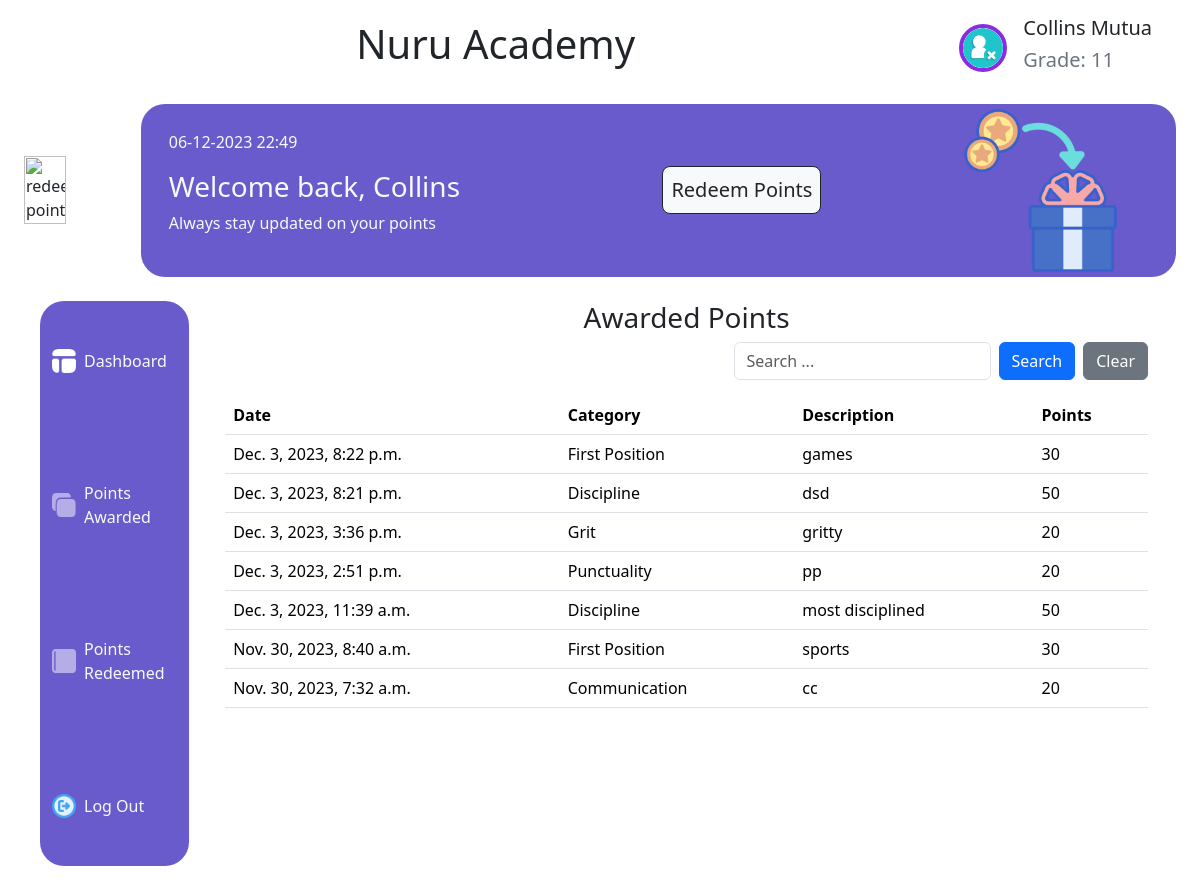
The app's page /points-awarded/ (signed in) with its own data.
### base/models.py (models this page shows, shortened)
class StudentProfile(models.Model):
    user = models.OneToOneField(CustomUser, on_delete=models.CASCADE,
                                primary_key=True)
    grade = models.CharField(max_length=10, null=True, blank=True)
    adm_no = models.PositiveIntegerField(null=True, blank=True, unique=True)
    parent_contact = models.CharField(max_length=15, null=True, blank=True)

class CustomUser(AbstractUser):
    first_name = models.CharField(max_length=30, blank=False)
    last_name = models.CharField(max_length=30, blank=False)
    is_student = models.BooleanField(default=False)
    is_teacher = models.BooleanField(default=False)
    created_at = models.DateTimeField(auto_now_add=True)
    updated_at = models.DateTimeField(auto_now=True)

class PointTransaction(models.Model):
    student = models.ForeignKey(
        CustomUser,
        related_name='receiving_point',
        on_delete=models.CASCADE,
        limit_choices_to={'is_student': True}
    )
    teacher = models.ForeignKey(
        CustomUser,
        related_name='giving_point',
        on_delete=models.CASCADE,
        limit_choices_to={'is_teacher': True}
    )
    category = models.ForeignKey(PointCategory, on_delete=models.CASCADE)
    description = models.TextField()
    created_at = models.DateTimeField(auto_now_add=True)
    updated_at = models.DateTimeField(auto_now=True)
    class Meta:
        ordering = ['-created_at', '-category']

class PointCategory(models.Model):
    name = models.CharField(max_length=50)
    description = models.CharField(max_length=255)
    point = models.PositiveIntegerField(null=False, blank=False)
    created_at = models.DateTimeField(auto_now_add=True)
    updated_at = models.DateTimeField(auto_now=True)

### base/views.py (the view)
# urls.py: path("points-awarded/", points_awarded, name="points-awarded"),
@user_passes_test(lambda u: u.is_authenticated and u.is_student,
                  login_url='login')
def points_awarded(request):
    q = request.GET.get('q') if request.GET.get('q') is not None else ''
    points = PointTransaction.objects.filter(
        Q(student=request.user) &
        (
            Q(description__icontains=q) |
            Q(created_at__icontains=q) |
            Q(student__username__icontains=q) |
            Q(student__first_name__icontains=q) |
            Q(student__last_name__icontains=q) |
            Q(category__name__icontains=q)
        )
    )
    bios = StudentProfile.objects.filter(user=request.user)[0]
    context = {
            'points': points,
            'bios': bios
    }
    return render(request, "base/points_awarded.html", context)

### base/templates/base/points_awarded.html (shortened to what this page needs)
{% extends "base/dashboard.html" %}
{% load static %}
{% block content %}
<div class="row align-items-start">
    <div class="text-center">
        <h3>Awarded Points</h3>
    </div>
    <form class="form-inline d-flex justify-content-end" method="get" action="{% url 'points-awarded' %}">
        <div class="form-group me-2">
          <input type="text" class="form-control" name="q" placeholder="Search ...">
        </div>
        <button type="submit" class="btn btn-primary me-2">Search</button>
        <button class="btn btn-secondary ml-2" onclick="">Clear</button>
      </form>
    <div class="table-responsive" style="max-height: 480px;">
        <table class="table">
            <thead>
            <tr>
                <th scope="col">Date</th>
                <th scope="col">Category</th>
                <th scope="col">Description</th>
                <th scope="col">Points</th>
            </tr>
            </thead>
            <tbody>
                {% for point in points %}
                    <tr>
                        <td>{{ point.created_at }}</td>
                        <td>{{ point.category.name }}</td>
                        <td>{{ point.description }}</td>
                        <td>{{ point.category.point }}</td>
                    </tr>
                {% endfor %}
            </tbody>
        </table>
    </div>
</div>
{% endblock %}

### base/templates/base/dashboard.html (shortened to what this page needs)
{% load static %}
<html lang="en">
<head>
    <link href="https://cdn.jsdelivr.net/npm/bootstrap@5.3.2/dist/css/bootstrap.min.css" rel="stylesheet">
</head>
<body>
    <div class="d-flex justify-content-between align-items-center mx-5 mt-3">
        <div style="width:fit-content; margin: 0 auto;">
            <h1>Nuru Academy</h1>
        </div>
        <div class="d-flex justify-content-end align-items-center">
            <div class="px-3">
                <a href="{% url 'logout' %}">
                    <img src="{% static 'base/assets/user-logout.png' %}" alt="profile-icon" class="float-end align-contents-center rounded-circle" style="position:relative; border:4px solid blueviolet; width: 48px; height: 48px;">
                </a>
            </div>
            <div class="d-flex flex-column align-items-start">
                <h5 class="text-end font-weight-bold">{{ bios.user.first_name }} {{ bios.user.last_name }}</h5>
                {% if user.is_student %}
                    <h5 class="text-end text-secondary">Grade: {{ bios.grade }}</h5>
                {% endif %}
            </div>
        </div>
    </div>
    <section class="d-flex justify-content-between m-4 align-items-center">
        <div class="school-image">
            <img src="{% static 'base/assets/redeem-points-1-1.png' %}" class="img-fluid" style="width:60%; height:auto;" alt="redeem-points">
        </div>
        <div class="container-lg" style="background-color:hsl(248, 53%, 58%); border-radius: 24px;">
            <div class="row g-2 justify-content-center align-items-center">
                <div class="col-sm-6 col-lg-6 align-contents-center">
                    <div>
                        <p class="text-light ms-3">{% now "d-m-Y H:i" %}</p>
                        <div class="text-light ms-3">
                            <h3 class="">Welcome back, {{ bios.user.first_name }}</h3>
                            {% if user.is_student %}
                                <p class="">Always stay updated on your points</p>
                            {% elif user.is_teacher %}
                                <p class="">Always stay updated on students points</p>
                            {% endif %}
                        </div>
                    </div>
                </div>
                {% if user.is_student %}
                    <div class="col-sm-3 col-lg-3">
                        <a class="btn p-2 bg-light btn-lg border border-dark" href="{% url 'redeem-point' %}">Redeem Points</a>
                    </div>
                {% elif user.is_teacher %}
                    <div class="col-sm-3 col-lg-3">
                        <a class="btn p-2 bg-light btn-lg border border-dark" href="{% url 'award-point' %}">Award Points</a>
                    </div>
                {% endif %}
                <div class="col-sm-3 col-lg-3 text-center d-none d-md-block">
                    <img src="{% static 'base/assets/redeem-points-1.png' %}" alt="redeem-points" class="img-fluid" style="width:70%; height:auto;">
                </div>
            </div>
        </div>
    </section>
    <section class="d-flex justify-content-between m-3 align-items-start">
        <div class="container text-light mx-4 pt-5 pb-5 justify-content-between align-items-start d-flex flex-column" style="background-color:hsl(248, 53%, 58%); width: 15%; min-width: 50px; height: 565px; border-radius: 24px;">
            {% if user.is_teacher %}
                <a href="{% url 'teachers_dashboard' %}" class="text-decoration-none">
                    <div class="d-flex justify-content-center align-items-center mb-3">
                        <img class="img-fluid me-2" src="{% static 'base/assets/dashboard.png' %}" alt="Dashboard Icon" style="width: 24px; height: 24px">
                        <p class="text-light ml-2 mb-0 d-none d-md-inline">Dashboard</p>
                    </div>
                </a>
                <a href="{% url 'student-points' %}" class="text-decoration-none">
                    <div class="d-flex justify-content-center align-items-center mb-3">
                        <img class="img-fluid me-2" src="{% static 'base/assets/cash.png' %}" alt="Cash Icon" style="width: 24px; height: 24px">
                        <p class="text-light ml-2 mb-0 d-none d-md-inline">Student Points</p>
                    </div>
                </a>
                <a href="{% url 'student-awards' %}" class="text-decoration-none">
                    <div class="d-flex justify-content-center align-items-center mb-3">
                        <img class="img-fluid me-2" src="{% static 'base/assets/notebook.png' %}" alt="Notebook Icon" style="width: 24px; height: 24px">
                        <p class="text-light ml-2 mb-0 d-none d-md-inline">Student Awards</p>
                    </div>
                </a>
                <a href="{% url 'logout' %}" class="text-decoration-none">
                    <div class="d-flex justify-content-center align-items-center">
                        <img class="img-fluid me-2" src="{% static 'base/assets/logout.png' %}" alt="Logout Icon" style="width: 24px; height: 24px">
                        <p class="text-light ml-2 mb-0 d-none d-md-inline">Log Out</p>
                    </div>
                </a>
            {% elif user.is_student %}
                <a href="{% url 'students_dashboard' %}" class="text-decoration-none">
                    <div class="d-flex justify-content-center align-items-center mb-3">
                        <img class="img-fluid me-2" src="{% static 'base/assets/dashboard.png' %}" alt="Dashboard Icon" style="width: 24px; height: 24px">
                        <p class="text-light ml-2 mb-0 d-none d-md-inline">Dashboard</p>
                    </div>
                </a>
                <a href="{% url 'points-awarded' %}" class="text-decoration-none">
                    <div class="d-flex justify-content-center align-items-center mb-3">
                        <img class="img-fluid me-2" src="{% static 'base/assets/cash.png' %}" alt="Cash Icon" style="width: 24px; height: 24px">
                        <p class="text-light ml-2 mb-0 d-none d-md-inline">Points Awarded</p>
                    </div>
                </a>
                <a href="{% url 'points-redeemed' %}" class="text-decoration-none">
                    <div class="d-flex justify-content-center align-items-center mb-3">
                        <img class="img-fluid me-2" src="{% static 'base/assets/notebook.png' %}" alt="Notebook Icon" style="width: 24px; height: 24px">
                        <p class="text-light ml-2 mb-0 d-none d-md-inline">Points Redeemed</p>
                    </div>
                </a>
                <a href="{% url 'logout' %}" class="text-decoration-none">
                    <div class="d-flex justify-content-center align-items-center">
                        <img class="img-fluid me-2" src="{% static 'base/assets/logout.png' %}" alt="Logout Icon" style="width: 24px; height: 24px">
                        <p class="text-light ml-2 mb-0 d-none d-md-inline">Log Out</p>
                    </div>
                </a>
            {% endif %}
        </div>
        <div class="container mt-0">
            <div class="row align-items-start">
                {% block content %}
                {% endblock %}
            </div>
        </div>
    </section>
</body>
</html>

### records on screen
StudentProfile: user.first_name "Collins", user.last_name "Mutua", grade "11"
PointTransaction: created_at "Dec. 3, 2023, 8:22 p.m.", category.name "First Position", description "games", category.point "30"
PointTransaction: created_at "Dec. 3, 2023, 8:21 p.m.", category.name "Discipline", description "dsd", category.point "50"
PointTransaction: created_at "Dec. 3, 2023, 3:36 p.m.", category.name "Grit", description "gritty", category.point "20"
PointTransaction: created_at "Dec. 3, 2023, 2:51 p.m.", category.name "Punctuality", description "pp", category.point "20"
PointTransaction: created_at "Dec. 3, 2023, 11:39 a.m.", category.name "Discipline", description "most disciplined", category.point "50"
PointTransaction: created_at "Nov. 30, 2023, 8:40 a.m.", category.name "First Position", description "sports", category.point "30"
PointTransaction: created_at "Nov. 30, 2023, 7:32 a.m.", category.name "Communication", description "cc", category.point "20"
